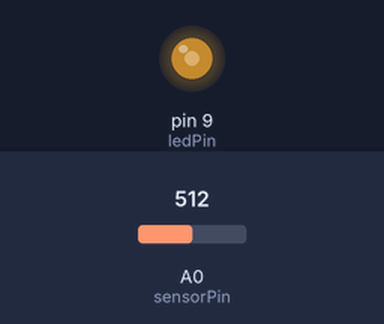
The sketch below on a simulated Arduino Uno, built with avr-gcc and run on an emulated ATmega328P. On the bench: output pins drawn as LEDs (lit = HIGH). Inputs (shaded band) come from the test bench; at power-on: A0 (sensorPin) = 512.

Above: at 1.2 s.
1.3 s: A0 (sensorPin) set to 716
At 2.5 s:
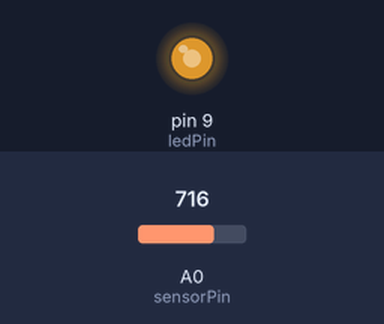
2.8 s: A0 (sensorPin) set to 900
At 3.6 s:
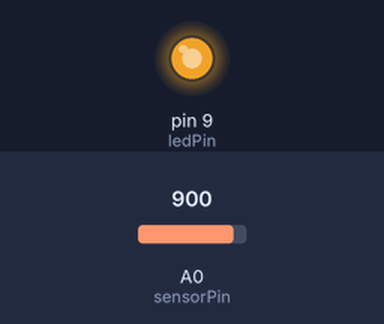
4.3 s: A0 (sensorPin) set to 122
At 4.8 s:
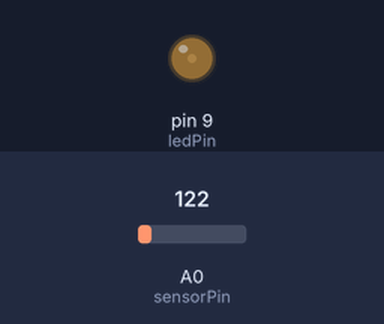
5.8 s: A0 (sensorPin) set to 0
At 7.0 s:
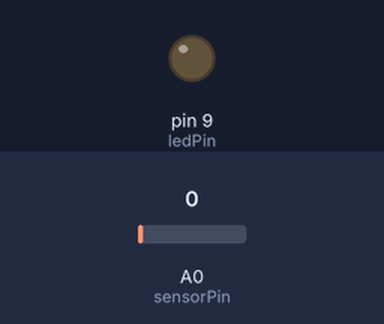
7.3 s: A0 (sensorPin) set to 511
At 8.2 s:
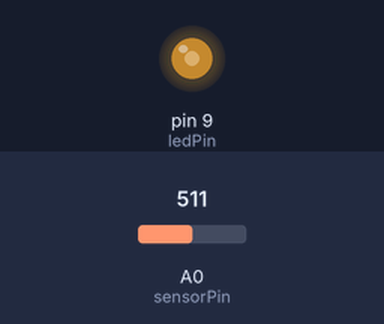
Timing chart, 0 to 9.8 s (numbered marks = the images above; inputs shaded):
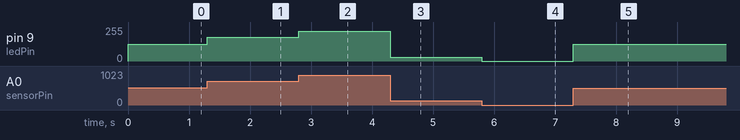

Measured:
- after the input at 1.3 s, pin 9 (ledPin): 127/255 → 178/255 at once
- after the input at 2.8 s, pin 9 (ledPin): 178/255 → 224/255 at once
- after the input at 4.3 s, pin 9 (ledPin): 224/255 → 30/255 at once
- after the input at 5.8 s, pin 9 (ledPin): 30/255 → 0/255 at once
- after the input at 7.3 s, pin 9 (ledPin): 0/255 → 127/255 at once

The sketch:

sketch_projeto1.1.ino
```cpp
/*
  Minicurso Eletrônica básica e Arduino
  Universidade Tecnológica Federal do Paraná - UTFPR

  Projeto 1.1 - Ajuste do brilho de um LED por PWM

  Felipe Xavier 21/02/2020
*/

#define sensorPin A0                    // Define entrada analogica do potenciometro no pino A0
#define ledPin 9                        // Define o pino do LED

int potenciometroValue = 0;             //Variável que armazena o valor da leitura do potenciômetro

void setup()
{
  pinMode(ledPin,OUTPUT);               // Configura o pino do LED como saída
}

void loop()
{
  potenciometroValue = analogRead(sensorPin);                    // Recebe valores do conversor DAC (10 bits):  0..1023
  potenciometroValue = map(potenciometroValue,0,1023,0,255);     // Converte a leitura em numeros de 0..255 (0..100% duty cycle)
  analogWrite(ledPin,potenciometroValue);                        // Aciona o LED proporcionalmente ao valor da leitura analógica
}
```
